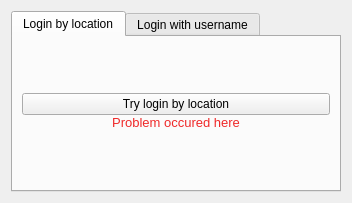
<?xml version="1.0" encoding="UTF-8"?>
<ui version="4.0">
 <class>Form</class>
 <widget class="QWidget" name="Form">
  <property name="geometry">
   <rect>
    <x>0</x>
    <y>0</y>
    <width>348</width>
    <height>199</height>
   </rect>
  </property>
  <property name="maximumSize">
   <size>
    <width>348</width>
    <height>199</height>
   </size>
  </property>
  <property name="windowTitle">
   <string>Form</string>
  </property>
  <layout class="QHBoxLayout" name="horizontalLayout">
   <item>
    <widget class="QTabWidget" name="tabs">
     <property name="minimumSize">
      <size>
       <width>330</width>
       <height>181</height>
      </size>
     </property>
     <property name="maximumSize">
      <size>
       <width>330</width>
       <height>181</height>
      </size>
     </property>
     <property name="currentIndex">
      <number>0</number>
     </property>
     <widget class="QWidget" name="tab">
      <property name="maximumSize">
       <size>
        <width>16777215</width>
        <height>148</height>
       </size>
      </property>
      <attribute name="title">
       <string>Login by location</string>
      </attribute>
      <layout class="QVBoxLayout" name="verticalLayout">
       <property name="spacing">
        <number>0</number>
       </property>
       <item>
        <spacer name="verticalSpacer_2">
         <property name="orientation">
          <enum>Qt::Vertical</enum>
         </property>
         <property name="sizeHint" stdset="0">
          <size>
           <width>20</width>
           <height>40</height>
          </size>
         </property>
        </spacer>
       </item>
       <item>
        <widget class="QPushButton" name="loc_btn">
         <property name="text">
          <string>Try login by location</string>
         </property>
        </widget>
       </item>
       <item>
        <widget class="QLabel" name="loc_error">
         <property name="palette">
          <palette>
           <active>
            <colorrole role="WindowText">
             <brush brushstyle="SolidPattern">
              <color alpha="255">
               <red>239</red>
               <green>41</green>
               <blue>41</blue>
              </color>
             </brush>
            </colorrole>
           </active>
           <inactive>
            <colorrole role="WindowText">
             <brush brushstyle="SolidPattern">
              <color alpha="255">
               <red>239</red>
               <green>41</green>
               <blue>41</blue>
              </color>
             </brush>
            </colorrole>
           </inactive>
           <disabled>
            <colorrole role="WindowText">
             <brush brushstyle="SolidPattern">
              <color alpha="255">
               <red>190</red>
               <green>190</green>
               <blue>190</blue>
              </color>
             </brush>
            </colorrole>
           </disabled>
          </palette>
         </property>
         <property name="font">
          <font>
           <pointsize>10</pointsize>
          </font>
         </property>
         <property name="text">
          <string>Problem occured here</string>
         </property>
         <property name="alignment">
          <set>Qt::AlignCenter</set>
         </property>
         <property name="wordWrap">
          <bool>true</bool>
         </property>
        </widget>
       </item>
       <item>
        <spacer name="verticalSpacer">
         <property name="orientation">
          <enum>Qt::Vertical</enum>
         </property>
         <property name="sizeHint" stdset="0">
          <size>
           <width>20</width>
           <height>40</height>
          </size>
         </property>
        </spacer>
       </item>
      </layout>
     </widget>
     <widget class="QWidget" name="tab_2">
      <attribute name="title">
       <string>Login with username</string>
      </attribute>
      <layout class="QVBoxLayout" name="verticalLayout_2">
       <item>
        <layout class="QFormLayout" name="formLayout">
         <item row="0" column="0">
          <widget class="QLabel" name="label">
           <property name="text">
            <string>Username:</string>
           </property>
          </widget>
         </item>
         <item row="0" column="1">
          <widget class="QLineEdit" name="username">
           <property name="minimumSize">
            <size>
             <width>0</width>
             <height>15</height>
            </size>
           </property>
           <property name="clearButtonEnabled">
            <bool>true</bool>
           </property>
          </widget>
         </item>
         <item row="1" column="0">
          <widget class="QLabel" name="label_2">
           <property name="text">
            <string>Password:</string>
           </property>
          </widget>
         </item>
         <item row="1" column="1">
          <widget class="QLineEdit" name="password">
           <property name="minimumSize">
            <size>
             <width>0</width>
             <height>15</height>
            </size>
           </property>
           <property name="echoMode">
            <enum>QLineEdit::Password</enum>
           </property>
           <property name="clearButtonEnabled">
            <bool>true</bool>
           </property>
          </widget>
         </item>
        </layout>
       </item>
       <item>
        <widget class="QLabel" name="user_error">
         <property name="palette">
          <palette>
           <active>
            <colorrole role="WindowText">
             <brush brushstyle="SolidPattern">
              <color alpha="255">
               <red>239</red>
               <green>41</green>
               <blue>41</blue>
              </color>
             </brush>
            </colorrole>
           </active>
           <inactive>
            <colorrole role="WindowText">
             <brush brushstyle="SolidPattern">
              <color alpha="255">
               <red>239</red>
               <green>41</green>
               <blue>41</blue>
              </color>
             </brush>
            </colorrole>
           </inactive>
           <disabled>
            <colorrole role="WindowText">
             <brush brushstyle="SolidPattern">
              <color alpha="255">
               <red>190</red>
               <green>190</green>
               <blue>190</blue>
              </color>
             </brush>
            </colorrole>
           </disabled>
          </palette>
         </property>
         <property name="font">
          <font>
           <pointsize>10</pointsize>
          </font>
         </property>
         <property name="text">
          <string>Problem occured here</string>
         </property>
         <property name="alignment">
          <set>Qt::AlignCenter</set>
         </property>
         <property name="wordWrap">
          <bool>true</bool>
         </property>
        </widget>
       </item>
       <item>
        <widget class="QPushButton" name="user_btn">
         <property name="text">
          <string>Login with credentials</string>
         </property>
        </widget>
       </item>
      </layout>
     </widget>
    </widget>
   </item>
  </layout>
 </widget>
 <resources/>
 <connections/>
</ui>
